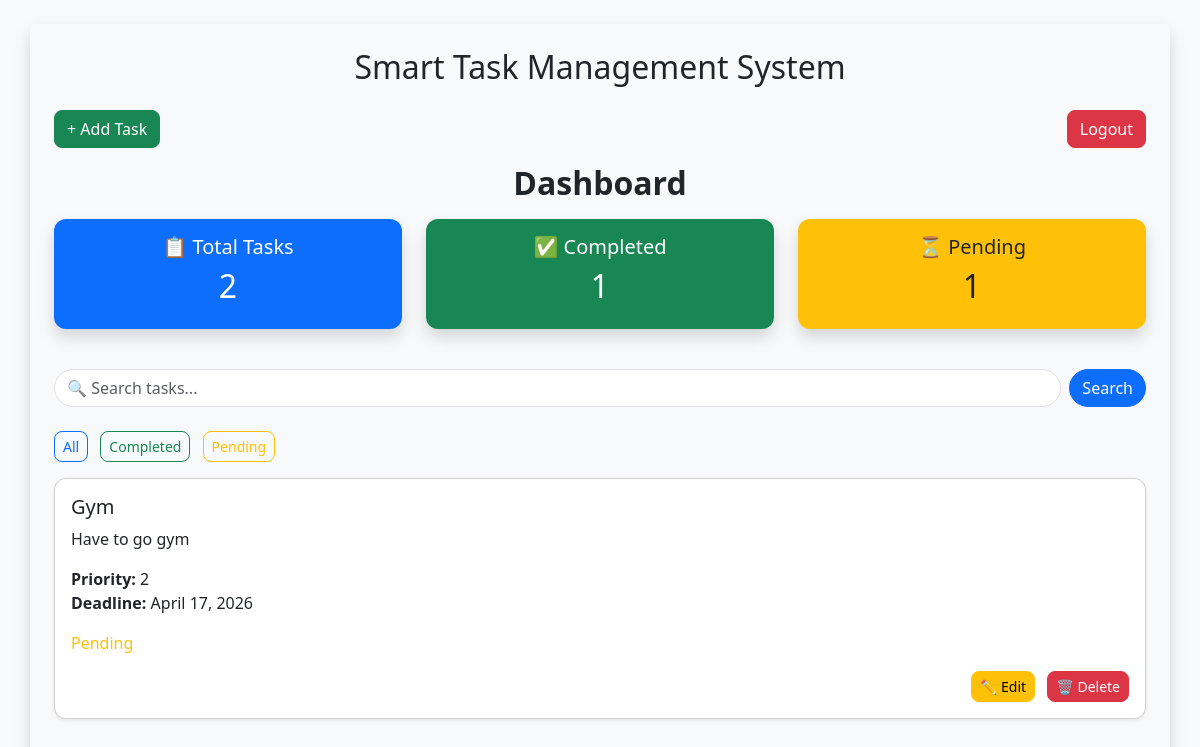
The page /tasks/?status=pending (signed in) on the database its author committed.
### tasks/models.py (models this page shows, shortened)
class Task(models.Model):
    user = models.ForeignKey(User, on_delete=models.CASCADE)
    title = models.CharField(max_length=200)
    description = models.TextField()
    priority = models.CharField(max_length=10)
    deadline = models.DateField()
    completed = models.BooleanField(default=False)

### tasks/views.py (the view)
# urls.py: path('tasks/', views.task_list, name='tasks'),  # Tasks page
@login_required
def task_list(request):
    tasks = Task.objects.filter(user=request.user)
    query = request.GET.get('q')
    if query:
        tasks = tasks.filter(title__icontains=query)
    status = request.GET.get('status')
    if status == 'completed':
        tasks = tasks.filter(completed=True)
    elif status == 'pending':
        tasks = tasks.filter(completed=False)
    total_tasks = Task.objects.filter(user=request.user).count()
    completed_tasks = Task.objects.filter(user=request.user, completed=True).count()
    pending_tasks = Task.objects.filter(user=request.user, completed=False).count()
    return render(request, 'tasks/task_list.html', {
        'tasks': tasks,
        'total_tasks': total_tasks,
        'completed_tasks': completed_tasks,
        'pending_tasks': pending_tasks
    })

### tasks/templates/tasks/task_list.html (shortened to what this page needs)
 <!DOCTYPE html>
<html>
<head>
    <link href="https://cdn.jsdelivr.net/npm/bootstrap@5.3.0/dist/css/bootstrap.min.css" rel="stylesheet">
</head>
<body class="bg-light">
    <div class="container mt-4 bg-blue p-4 rounded shadow">
    <h2 class="text-center mb-4">Smart Task Management System</h2>
    <div class="d-flex justify-content-between mb-3">
        <a href="/add/" class="btn btn-success">+ Add Task</a>
        <a href="/logout/" class="btn btn-danger">Logout</a>
    </div>
    <div class="row text-center mb-4">
        <h2 class="fw-bold mb-3">Dashboard</h2>
    <div class="col-md-4 mb-3">
        <div class="card shadow border-0 bg-primary text-white">
            <div class="card-body">
                <h5>📋 Total Tasks</h5>
                <h2>{{ total_tasks }}</h2>
            </div>
        </div>
    </div>
    <div class="col-md-4 mb-3">
        <div class="card shadow border-0 bg-success text-white">
            <div class="card-body">
                <h5>✅ Completed</h5>
                <h2>{{ completed_tasks }}</h2>
            </div>
        </div>
    </div>
    <div class="col-md-4 mb-3">
        <div class="card shadow border-0 bg-warning text-dark">
            <div class="card-body">
                <h5>⏳ Pending</h5>
                <h2>{{ pending_tasks }}</h2>
            </div>
        </div>
    </div>
</div>
    <form method="GET" class="input-group mb-4">
    <input type="text" name="q" class="form-control rounded-pill" placeholder="🔍 Search tasks...">
    <button class="btn btn-primary ms-2 rounded-pill">Search</button>
</form>
<div class="mb-3">
    <a href="/tasks/" class="btn btn-outline-primary btn-sm me-2">All</a>
    <a href="/tasks/?status=completed" class="btn btn-outline-success btn-sm me-2">
        Completed
    </a>
    <a href="/tasks/?status=pending" class="btn btn-outline-warning btn-sm">
        Pending
    </a>
</div>
    {% for task in tasks %}
        <div class="card mb-3 p-3 shadow-sm">
            <h5>{{ task.title }}</h5>
            <p>{{ task.description }}</p>
            <p>
                <strong>Priority:</strong> {{ task.priority }} <br>
                <strong>Deadline:</strong> {{ task.deadline }}
            </p>
            <p>
                {% if task.completed %}
                    <span class="text-success">Completed</span>
                {% else %}
                    <span class="text-warning">Pending</span>
                {% endif %}
            </p>
            <div class="text-end">
    <a href="/edit/{{ task.id }}/" class="btn btn-warning btn-sm me-2">✏️ Edit</a>
     <a href="/delete/{{ task.id }}/" class="btn btn-danger btn-sm">🗑️ Delete</a>
</div>
        </div>
    {% empty %}
        <p>No tasks yet</p>
    {% endfor %}
</div>
</body>
</html>

### tasks/templates/tasks/task_list.html (style rules this page uses)
body { font-family: 'Segoe UI', sans-serif; }
.btn { border-radius: 8px; }
.card { border-radius: 12px; }

### rows shown on the page
Task: title "Gym", description "Have to go gym", priority "2", deadline "April 17, 2026", completed "Pending"

### other values the page prints
{{ total_tasks }} "2"
{{ completed_tasks }} "1"
{{ pending_tasks }} "1"
